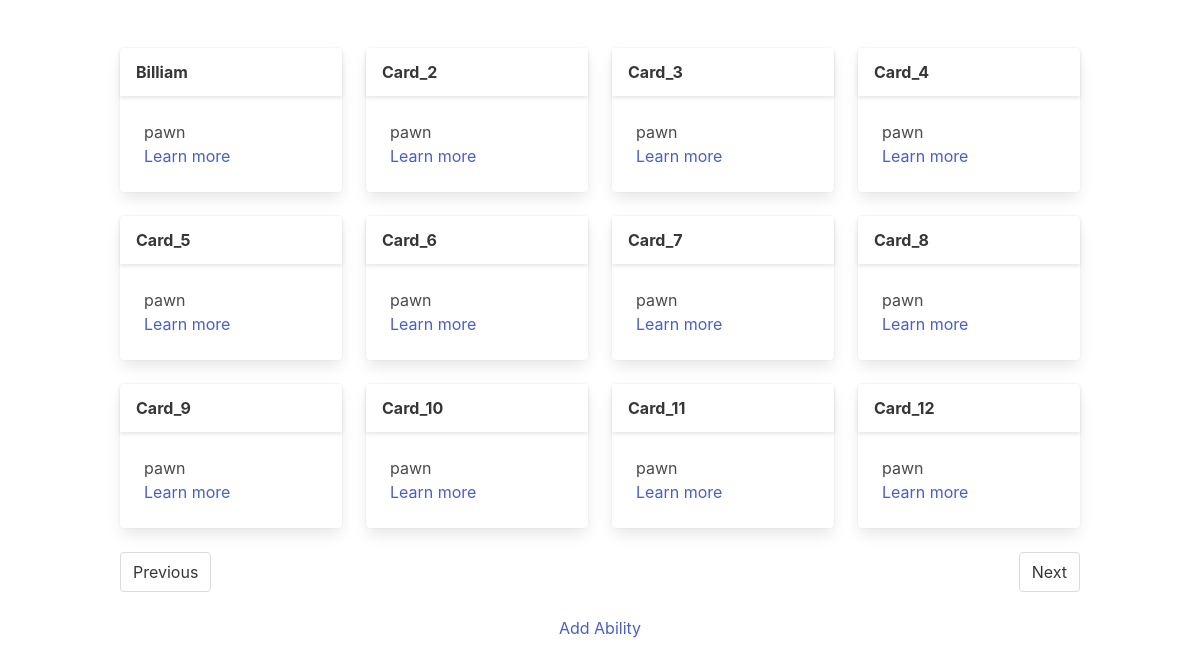
The page / on the database its author committed.
### tables this page shows
CREATE TABLE cards (
                        name TEXT PRIMARY KEY,
                        rank TEXT,
                        rarity TEXT,
                        strike TEXT,
                        armor TEXT,
                        sorcery TEXT,
                        warding TEXT,
                        movement TEXT,
                        ranged TEXT,
                        hp TEXT,
                        abilities TEXT);

### app/routes/index.py (the view)
@index_blueprint.route('/')
def home():
    page = request.args.get('page', 1, type=int)
    per_page = 12
    offset = (page - 1) * 12
    conn = get_database_connection()
    cursor = conn.cursor()
    cursor.execute('SELECT * from cards LIMIT 12 OFFSET ?', (offset, ))
    data = cursor.fetchall()
    return render_template('index.html', data = data, current_page=page)

### main.py (called while the page is built)
def get_database_connection():
    conn = sqlite3.connect('database.db')
    conn.row_factory = sqlite3.Row
    return conn

### templates/index.html (shortened to what this page needs)
<!DOCTYPE html>
<html>
  <head>
    <link rel="stylesheet" href="{{ url_for('static', filename='styles.css') }}">
  </head>
  <body>
    <section class="section">
      <div class="container">
          <div class="columns is-multiline">
              {% for card in data %}
                  <div class="column is-one-quarter">
                      <div class="card">
                          <header class="card-header">
                              <p class="card-header-title">
                                  {{ card.name }}
                              </p>
                          </header>
                          <div class="card-content">
                              <div class="content">
                                  {{ card.rank }}
                                  <br>
                                  <a href="{{ url_for('show_card.card_show', card_name = card.name) }}">Learn more</a>
                              </div>
                          </div>
                      </div>
                  </div>
              {% endfor %}
          </div>
    <nav class="pagination" rolle="navigation" aria-label="pagination">
    <a href="{{ url_for('index.home', page=current_page-1) }}" class="pagination-previous">Previous</a>
    <a href="{{ url_for('index.home', page=current_page+1)}}" class="pagination-next">Next</a>
    </nav>
    <div class="has-text-centered">
      <a href={{ url_for('create_ability.create_ability')}}>Add Ability</a>
    </div>
  </body>
</html>

### rows shown on the page
cards: name "Billiam", rank "pawn"
cards: name "Card_2", rank "pawn"
cards: name "Card_3", rank "pawn"
cards: name "Card_4", rank "pawn"
cards: name "Card_5", rank "pawn"
cards: name "Card_6", rank "pawn"
cards: name "Card_7", rank "pawn"
cards: name "Card_8", rank "pawn"
cards: name "Card_9", rank "pawn"
cards: name "Card_10", rank "pawn"
cards: name "Card_11", rank "pawn"
cards: name "Card_12", rank "pawn"
